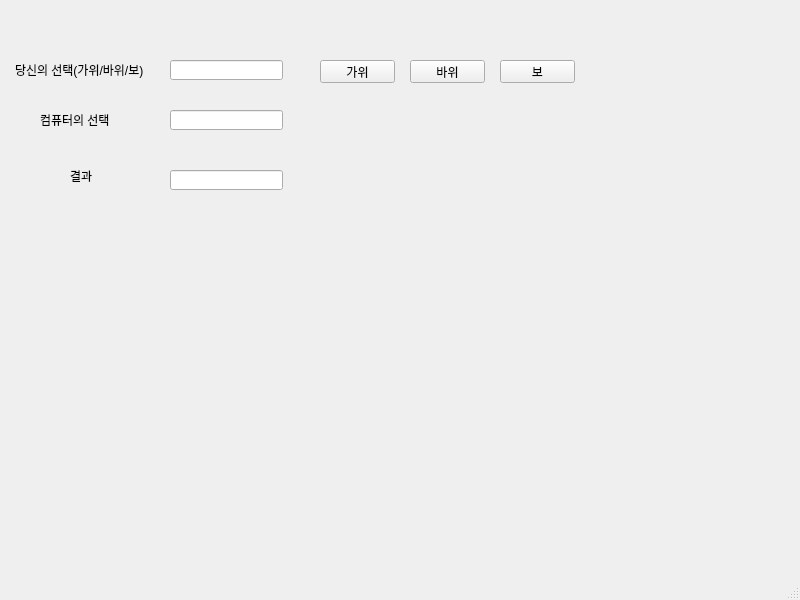
<?xml version="1.0" encoding="UTF-8"?>
<ui version="4.0">
 <class>MainWindow</class>
 <widget class="QMainWindow" name="MainWindow">
  <property name="geometry">
   <rect>
    <x>0</x>
    <y>0</y>
    <width>800</width>
    <height>600</height>
   </rect>
  </property>
  <property name="windowTitle">
   <string>MainWindow</string>
  </property>
  <widget class="QWidget" name="centralwidget">
   <widget class="QLabel" name="lbl1">
    <property name="geometry">
     <rect>
      <x>15</x>
      <y>60</y>
      <width>151</width>
      <height>20</height>
     </rect>
    </property>
    <property name="text">
     <string>당신의 선택(가위/바위/보)</string>
    </property>
   </widget>
   <widget class="QLabel" name="lbl2">
    <property name="geometry">
     <rect>
      <x>40</x>
      <y>110</y>
      <width>101</width>
      <height>20</height>
     </rect>
    </property>
    <property name="text">
     <string>컴퓨터의 선택</string>
    </property>
   </widget>
   <widget class="QLabel" name="lbl3">
    <property name="geometry">
     <rect>
      <x>70</x>
      <y>170</y>
      <width>56</width>
      <height>12</height>
     </rect>
    </property>
    <property name="text">
     <string>결과</string>
    </property>
   </widget>
   <widget class="QLineEdit" name="le1">
    <property name="geometry">
     <rect>
      <x>170</x>
      <y>60</y>
      <width>113</width>
      <height>20</height>
     </rect>
    </property>
   </widget>
   <widget class="QLineEdit" name="le2">
    <property name="geometry">
     <rect>
      <x>170</x>
      <y>110</y>
      <width>113</width>
      <height>20</height>
     </rect>
    </property>
   </widget>
   <widget class="QLineEdit" name="le3">
    <property name="geometry">
     <rect>
      <x>170</x>
      <y>170</y>
      <width>113</width>
      <height>20</height>
     </rect>
    </property>
   </widget>
   <widget class="QPushButton" name="pb1">
    <property name="geometry">
     <rect>
      <x>320</x>
      <y>60</y>
      <width>75</width>
      <height>23</height>
     </rect>
    </property>
    <property name="text">
     <string>가위</string>
    </property>
   </widget>
   <widget class="QPushButton" name="pb2">
    <property name="geometry">
     <rect>
      <x>410</x>
      <y>60</y>
      <width>75</width>
      <height>23</height>
     </rect>
    </property>
    <property name="text">
     <string>바위</string>
    </property>
   </widget>
   <widget class="QPushButton" name="pb3">
    <property name="geometry">
     <rect>
      <x>500</x>
      <y>60</y>
      <width>75</width>
      <height>23</height>
     </rect>
    </property>
    <property name="text">
     <string>보</string>
    </property>
   </widget>
  </widget>
  <widget class="QMenuBar" name="menubar">
   <property name="geometry">
    <rect>
     <x>0</x>
     <y>0</y>
     <width>800</width>
     <height>21</height>
    </rect>
   </property>
  </widget>
  <widget class="QStatusBar" name="statusbar"/>
 </widget>
 <resources/>
 <connections/>
</ui>
